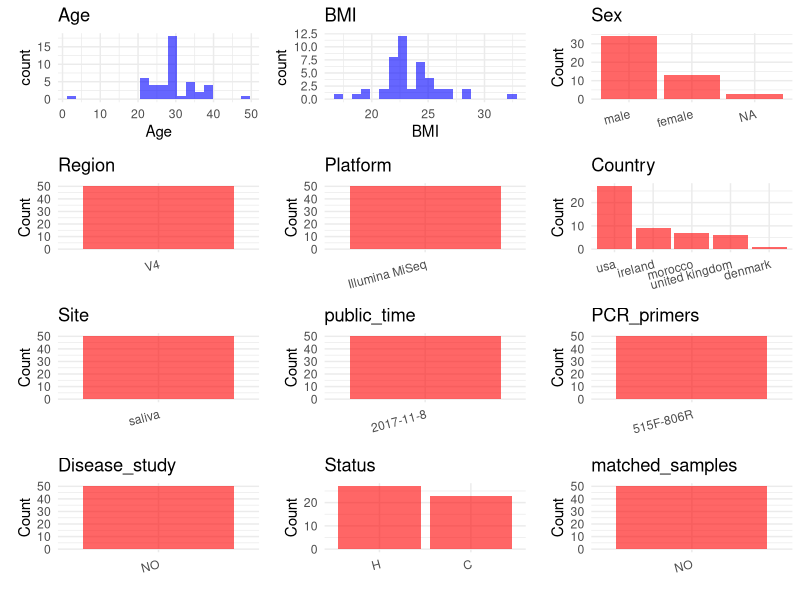

This chart was generated by the following R code: (Note: this script raises an error after producing the figure.)
## ---- chunk 1
# Load necessary libraries
library(dplyr)
library(ggplot2)
library(cowplot)

# Set working directory (update this path to your local directory)
setwd("D:/metadata/qiita_11404")

# Read the initial metadata files
initial_meta<-read.csv("SraRunTable.tsv", header = TRUE ,sep = "\t", stringsAsFactors = FALSE)

# Combine the two metadata files
#meta <- rbind(initial_meta, initial_meta1)

#Remove entries non-oral samples
#initial_meta <- subset(initial_meta, scientific_name == "human oral metagenome")

# Check the number of samples containing "HT" in Sample.Name (e.g., healthy controls)
#nrow(subset(meta, grepl("HT", Sample.Name)))

# Display the first few rows of the metadata
head(initial_meta)
## ---- chunk 2
# Create a uniform metadata dataframe
metadata <- data.frame(
  BioProject = "qiita_11404",
  Run = NA,
  sample_name = initial_meta$sample_name,
  Age = initial_meta$age_years,
  BMI = initial_meta$bmi,
  Sex=initial_meta$sex,
  Region = "V4",
  Platform = "Illumina MiSeq",
  Country = initial_meta$country,
  Site = initial_meta$env_material,
  public_time = "2017-11-8",
  stringsAsFactors = FALSE
)
## ---- chunk 3
# Add information obtained from the publication
metadata$PCR_primers <- "515F-806R"
metadata$title <- "A multi-cultural characterization of human-environmental interaction through metabolomic and microbiome profiling"
metadata$Disease_study <- "NO"
# Assign disease status based on sample_name patterns
#metadata$Status<-"H"

metadata <- metadata %>%
  mutate(Status = case_when(
    initial_meta$subset_healthy == "TRUE" ~ "H",
    initial_meta$subset_healthy == "FALSE" ~ "C"
  ))

keep_subjects <- unique(subset(metadata, Site == "saliva")$sample_name)
metadata <- subset(metadata, sample_name %in% keep_subjects)

sample_counts <- table(metadata$sample_name)

metadata$matched_samples <-
  ifelse(metadata$sample_name %in% names(sample_counts[sample_counts >= 2]),
         "YES", "NO")

cat("Subjects retained:", length(unique(metadata$sample_name)), "\n")
cat("Matched samples distribution:\n")
table(metadata$matched_samples)
cat("Sample distribution by Site:\n")
table(metadata$Site)
## ---- chunk 4
# Check the number of unique runs and sample names
print(paste("Number of unique runs:", length(unique(metadata$Run))))
print(paste("Number of unique sample names:", length(unique(metadata$sample_name))))
## ---- chunk 5
# Select columns for visualization
plot_data <- metadata %>%
  select(-BioProject, -Run, -sample_name, -title)

# Function to create simple plots for each column
create_simple_plots <- function(data) {
  plots <- list()
  
  for (col in colnames(data)) {
    # Check if the column is all NA
    if (all(is.na(data[[col]]))) {
      # Create an empty plot with text indicating all NA
      p <- ggplot() +
        annotate("text", x = 0.5, y = 0.5, label = "this column is NA", size = 6) +
        labs(title = col) +
        theme_void()
    } else if (is.numeric(data[[col]])) {
      # Numeric variable: histogram
      p <- ggplot(data, aes(x = .data[[col]])) +
        geom_histogram(fill = "blue", alpha = 0.6, bins = 20, na.rm = TRUE) +
        labs(title = col) +
        theme_minimal()
    } else {
      # Categorical variable: bar plot (remove NA values)
      count_data <- as.data.frame(table(data[[col]], useNA = "ifany"))
      p <- ggplot(count_data, aes(x = reorder(Var1, -Freq), y = Freq)) +
        geom_col(fill = "red", alpha = 0.6) +
        labs(title = col, x = NULL, y = "Count") +
        theme_minimal() +
        theme(axis.text.x = element_text(angle = 15, hjust = 1))
    }
    plots[[col]] <- p
  }
  
  return(plots)
}

# Generate and arrange plots
plots <- create_simple_plots(plot_data)
p<-plot_grid(plots$Age, 
          plots$BMI, 
          plots$Sex, 
          plots$Region, 
          plots$Platform, 
          plots$Country, 
          plots$Site,
          plots$public_time, 
          plots$PCR_primers,
          plots$Disease_study,
          plots$Status,
          plots$matched_samples,# add 
          ncol = 3, align = "hv", axis = "lb")
ggsave("Metadata_Summary.png", plot = p, width = 8, height = 6, dpi = 150)
## ---- chunk 6
knitr::include_graphics("metadata_summary.png")
## ---- chunk 7
# Reorder columns to match the desired format
metadata <- metadata[, c(
  "BioProject", "Run", "sample_name", "Age", "BMI", "Sex", 
  "Region", "Platform", "Country", "Site", "public_time", 
  "PCR_primers", "title", "Disease_study", "Status","matched_samples"
)]

# Export the uniform metadata to a CSV file
write.csv(metadata, file = "metadata.csv", quote = FALSE)
head(metadata)
